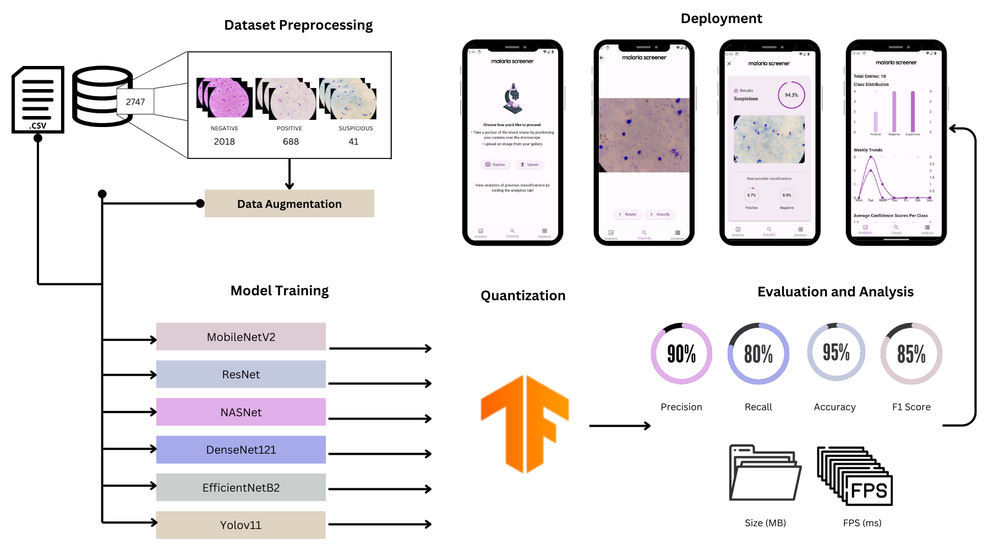
#> input picture datamining (1).png, 1000 x 551 px, shrunk from 1817 x 1002 before the run, given as the content of the folder imgs, which was not available
$ jupyter execute edge_filter_application.ipynb   (shell and % lines are left out)
#> lines starting #> are read from the running program, lines starting #| are printed output that depends on the picture; after the words box and inside, x2 and y2 are one past the last pixel; in counts of white or black regions, pixels touching at a corner belong together; pictures that were not available may be replaced by others from this repository, and a replacement may not be noted
[cell 1]
import numpy as np
import matplotlib.pyplot as plt
import matplotlib.image as mpig
import argparse

[cell 2]
import cv2
import os

[cell 3]
folder_path = "imgs"

[cell 4]
image_paths = []

for filename in os.listdir(folder_path):
    if filename.endswith(('.png', '.jpg', '.jpeg')):
        image_path = os.path.join(folder_path, filename)
        image_paths.append(image_path)

[cell 5]
output_folder = "output_images"
os.makedirs(output_folder, exist_ok=True)

[cell 6]
for image_path in image_paths:
    img = cv2.imread(image_path, cv2.IMREAD_GRAYSCALE)
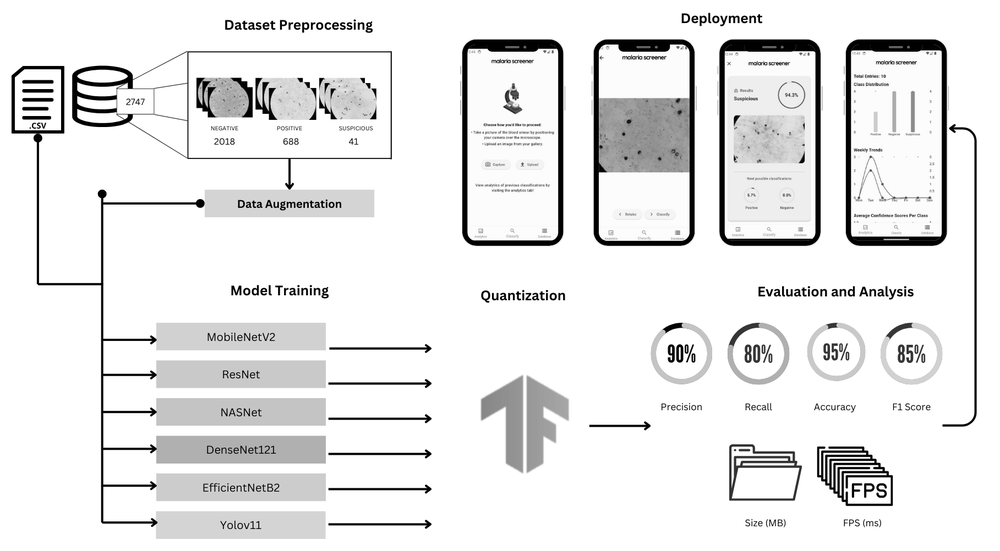
#> img: shape (551, 1000); min 0, max 255, mean 232.5

    blurred_img = cv2.GaussianBlur(img, (5, 5), 0)
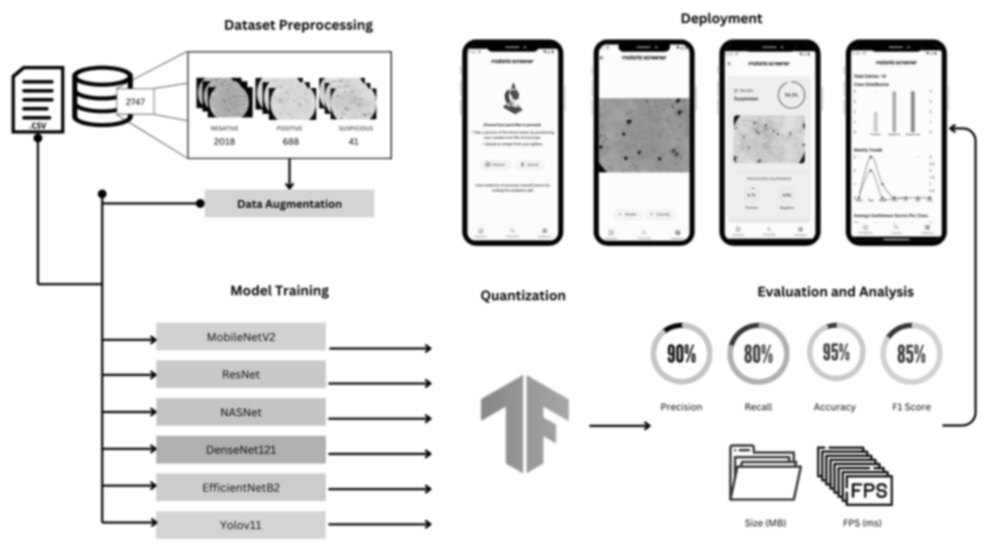
#> blurred_img: shape (551, 1000); min 0, max 255, mean 232.5

    edges = cv2.Canny(blurred_img, 50, 150)
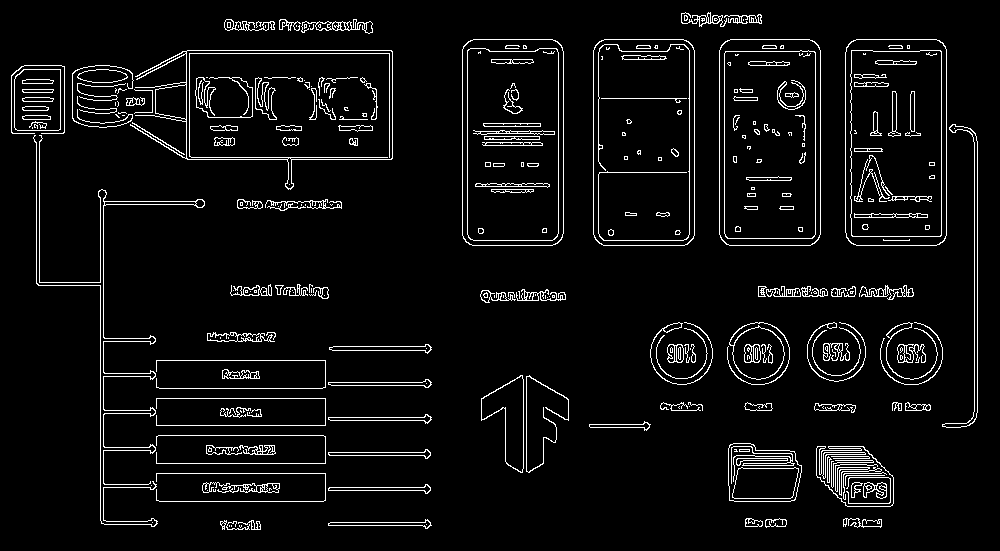
#> edges: shape (551, 1000); 5.4% white in thin lines or dots

    dilated_edges = cv2.dilate(edges, None, iterations=1)
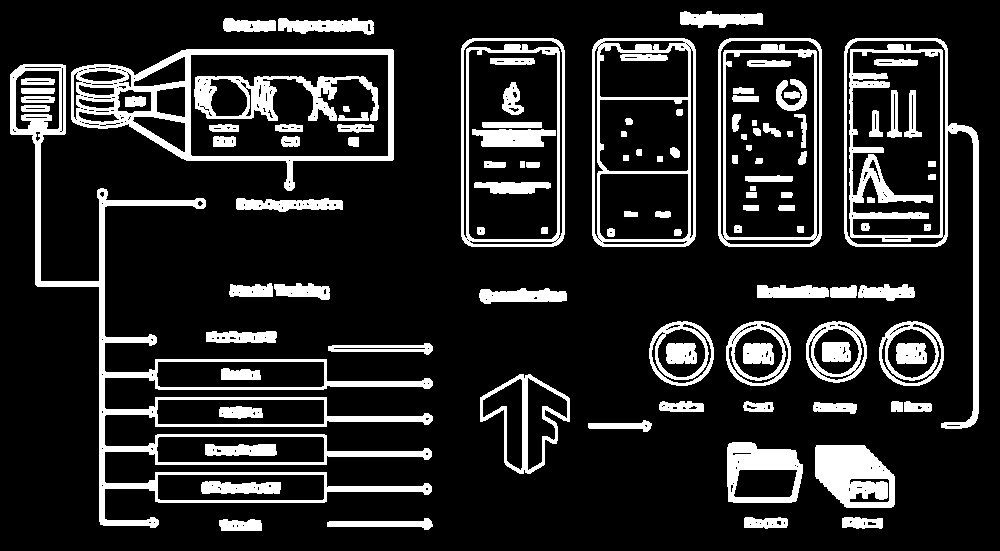
#> dilated_edges: shape (551, 1000); 15.9% white; 112 white regions, largest, box (x1, y1, x2, y2) and area: (10, 64, 433, 528) 15035, (844, 38, 979, 429) 8250, (71, 49, 394, 191) 7468

    output_image_path = os.path.join(output_folder, os.path.basename(image_path))
    cv2.imwrite(output_image_path, dilated_edges)

    plt.figure(figsize=(10, 5))
    plt.subplot(1, 2, 1)
    plt.imshow(img, cmap='gray')
    plt.title(f'Original Image: {os.path.basename(image_path)}')
    plt.xticks([]), plt.yticks([])

    plt.subplot(1, 2, 2)
    plt.imshow(dilated_edges, cmap='gray')
    plt.title('Output Image')
    plt.xticks([]), plt.yticks([])
    plt.tight_layout()
    plt.show()
